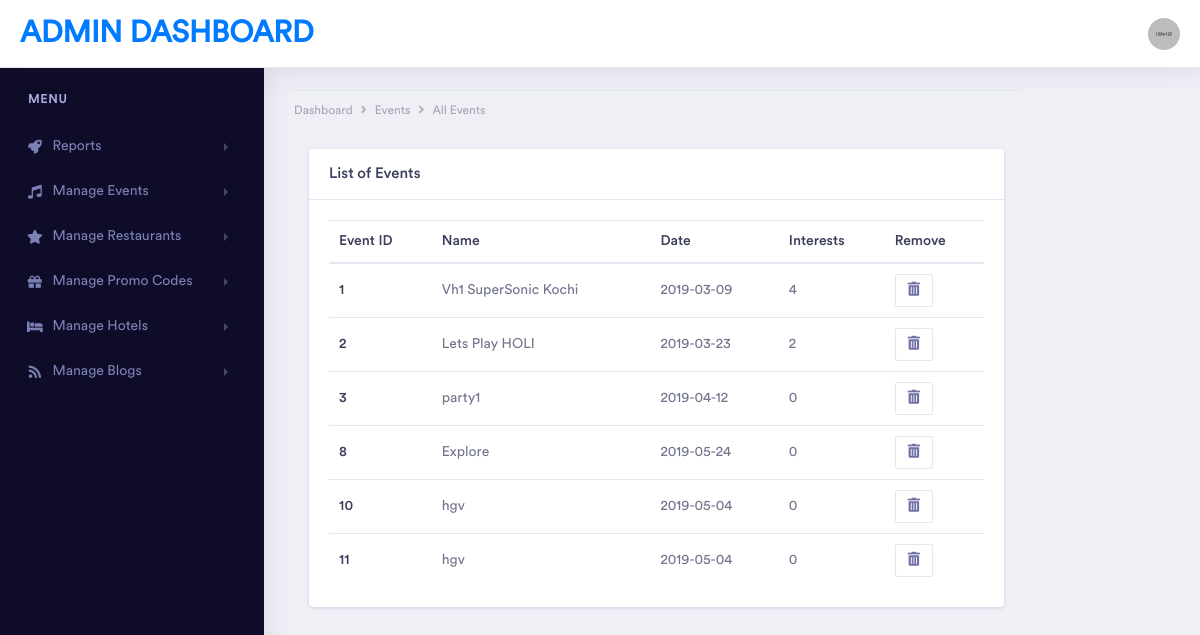
The page /admin/viewevent.php (signed in) on the database its author committed.
### tables this page shows
CREATE TABLE `event` (
  `eid` int(11) NOT NULL,
  `ename` varchar(30) NOT NULL,
  `einfo` text NOT NULL,
  `date` date NOT NULL,
  `interests` int(20) NOT NULL,
  `charges` int(11) NOT NULL,
  `host` varchar(200) NOT NULL
);

### admin/viewevent.php (the view, shortened to what this page needs)
<!doctype html>
<html lang="en">
<head>
    <link rel="stylesheet" href="assets/vendor/bootstrap/css/bootstrap.min.css">
    <link href="assets/vendor/fonts/circular-std/style.css" rel="stylesheet">
    <link rel="stylesheet" href="assets/libs/css/style.css">
    <link rel="stylesheet" href="assets/vendor/fonts/fontawesome/css/fontawesome-all.css">
    <link rel="stylesheet" href="assets/vendor/fonts/material-design-iconic-font/css/materialdesignicons.min.css">
</head>
<body>
    <div class="dashboard-main-wrapper">
        <div class="dashboard-header">
            <nav class="navbar navbar-expand-lg bg-white fixed-top">
                <a class="navbar-brand" href="index.php">Admin Dashboard</a>
                <div class="collapse navbar-collapse " id="navbarSupportedContent">
                    <ul class="navbar-nav ml-auto navbar-right-top">
                        <li class="nav-item dropdown nav-user">
                            <a class="nav-link nav-user-img" href="#" id="navbarDropdownMenuLink2" data-toggle="dropdown" aria-haspopup="true" aria-expanded="false"><img src="assets/images/avatar-1.jpg" alt="" class="user-avatar-md rounded-circle"></a>
                        </li>
                    </ul>
                </div>
            </nav>
        </div>
       <div class="nav-left-sidebar sidebar-dark">
            <div class="menu-list">
                <nav class="navbar navbar-expand-lg navbar-light">
                    <div class="collapse navbar-collapse" id="navbarNav">
                        <ul class="navbar-nav flex-column">
                            <li class="nav-divider">
                                Menu
                            </li>
                            <li class="nav-item">
                                <a class="nav-link" href="#" data-toggle="collapse" aria-expanded="false" data-target="#submenu-2" aria-controls="submenu-2"><i class="fa fa-fw fa-rocket"></i>Reports</a>
                            </li>
                            <li class="nav-item">
                                <a class="nav-link" href="#" data-toggle="collapse" aria-expanded="false" data-target="#submenu-3" aria-controls="submenu-3"><i class="fa fa-fw fa-music"></i>Manage Events</a>
                            </li>
                             <li class="nav-item">
                                <a class="nav-link" href="#" data-toggle="collapse" aria-expanded="false" data-target="#submenu-4" aria-controls="submenu-4"><i class="fa fa-fw fa-star"></i>Manage Restaurants</a>
                            </li>
                             <li class="nav-item">
                                <a class="nav-link" href="#" data-toggle="collapse" aria-expanded="false" data-target="#submenu-5" aria-controls="submenu-5"><i class="fa fa-fw fa-gift"></i>Manage Promo Codes</a>
                            </li>
                              <li class="nav-item">
                                <a class="nav-link" href="#" data-toggle="collapse" aria-expanded="false" data-target="#submenu-6" aria-controls="submenu-6"><i class="fa fa-fw fa-bed"></i>Manage Hotels</a>
                            </li>
                             <li class="nav-item">
                                <a class="nav-link" href="#" data-toggle="collapse" aria-expanded="false" data-target="#submenu-7" aria-controls="submenu-7"><i class="fa fa-fw fa-rss"></i>Manage Blogs</a>
                            </li>
                        </ul>
                    </div>
                </nav>
            </div>
        </div>
        <div class="dashboard-wrapper">
            <div class="container-fluid dashboard-content">
                <div class="row">
                    <div class="col-xl-10">
                        <div class="row">
                            <div class="col-xl-12 col-lg-12 col-md-12 col-sm-12 col-12">
                                <div class="page-header" id="top">
                                    <div class="page-breadcrumb">
                                        <nav aria-label="breadcrumb">
                                            <ol class="breadcrumb">
                                                <li class="breadcrumb-item"><a href="index.php" class="breadcrumb-link">Dashboard</a></li>
                                                <li class="breadcrumb-item"><a href="viewevent.php" class="breadcrumb-link">Events</a></li>
                                                <li class="breadcrumb-item"><a href="viewevent.php" class="breadcrumb-link">All Events</a></li>
                                            </ol>
                                        </nav>
                                    </div>
                                </div>
                            </div>
                        </div>
                         <div class="col-xl-12 col-lg-12 col-md-12 col-sm-12 col-12">
                            <div class="card">
                                <h5 class="card-header">List of Events</h5>
                                <div class="card-body">
                                    <table class="table">
                                        <thead>
                                            <tr>
                                                <th scope="col">Event ID</th>
                                                <th scope="col">Name</th>
                                                <th scope="col">Date</th>
                                                <th scope="col">Interests</th>
                                                   <th scope="col">Remove</th>
                                            </tr>
                                        </thead>
                                        <tbody>
                                      <?php
						   $dbhost = 'root';
   $dbuser = '1234';
   $dbpass = 'kochi';
   $conn = mysqli_connect('localhost',$dbhost, $dbuser, $dbpass);
						$sel = "SELECT * FROM event";
						$rs = $conn->query($sel);
						while($rws = $rs->fetch_assoc()){
            ?>
                                            <tr>
                                                <th scope="row"><?php echo $rws['eid'];?></th>
                                                <td><?php echo $rws['ename'];?></td>
                                                <td><?php echo $rws['date'];?></td>
                                                <td><?php echo $rws['interests'];?></td>
                                                <td>
                                                    <a href="deleteevent.php?eid=<?php echo $rws['eid'];?>">
                                                 <button class="btn btn-sm btn-outline-light">
                                                <i class="fas fa-trash-alt"></i>
                                                        </button></a></td>
                                            </tr>
                                      <?php
                        }
                                            ?>
                                        </tbody>
                                    </table>
                                </div>
                            </div>
                        </div>
                </div>
            </div>
            </div>
        </div>
    </div>
</body>
</html>

### rows shown on the page
event: eid "1", ename "Vh1 SuperSonic Kochi", date "2019-03-09", interests "4"
event: eid "2", ename "Lets Play HOLI", date "2019-03-23", interests "2"
event: eid "3", ename "party1", date "2019-04-12", interests "0"
event: eid "8", ename "Explore", date "2019-05-24", interests "0"
event: eid "10", ename "hgv", date "2019-05-04", interests "0"
event: eid "11", ename "hgv", date "2019-05-04", interests "0"
